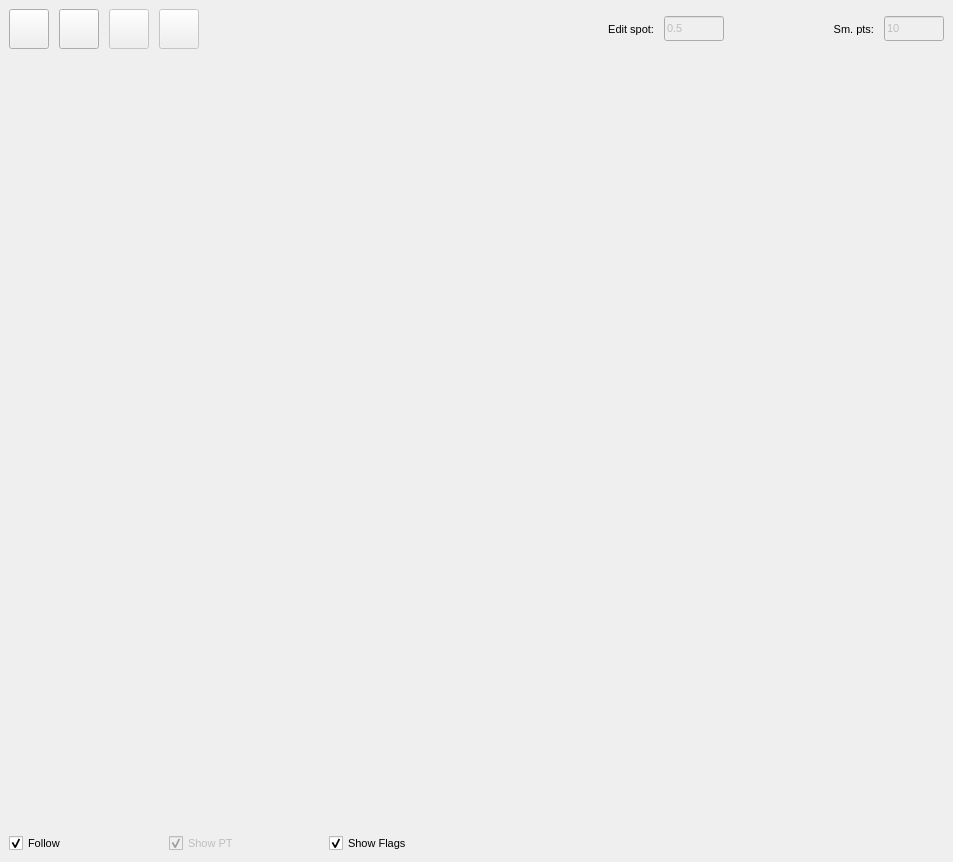
<?xml version="1.0" encoding="UTF-8"?>
<ui version="4.0">
 <class>PVIEW</class>
 <widget class="QMainWindow" name="PVIEW">
  <property name="geometry">
   <rect>
    <x>0</x>
    <y>0</y>
    <width>953</width>
    <height>862</height>
   </rect>
  </property>
  <property name="font">
   <font>
    <pointsize>10</pointsize>
   </font>
  </property>
  <property name="windowTitle">
   <string>PVIEW</string>
  </property>
  <widget class="QWidget" name="centralwidget">
   <layout class="QVBoxLayout" name="verticalLayout">
    <item>
     <layout class="QHBoxLayout" name="Layout0">
      <property name="spacing">
       <number>10</number>
      </property>
      <property name="sizeConstraint">
       <enum>QLayout::SetMinimumSize</enum>
      </property>
      <property name="leftMargin">
       <number>0</number>
      </property>
      <property name="topMargin">
       <number>0</number>
      </property>
      <property name="rightMargin">
       <number>0</number>
      </property>
      <property name="bottomMargin">
       <number>0</number>
      </property>
      <item>
       <widget class="QPushButton" name="b_POI">
        <property name="minimumSize">
         <size>
          <width>40</width>
          <height>40</height>
         </size>
        </property>
        <property name="maximumSize">
         <size>
          <width>40</width>
          <height>40</height>
         </size>
        </property>
        <property name="text">
         <string/>
        </property>
       </widget>
      </item>
      <item>
       <widget class="QPushButton" name="b_Interpolate">
        <property name="sizePolicy">
         <sizepolicy hsizetype="Minimum" vsizetype="Fixed">
          <horstretch>0</horstretch>
          <verstretch>0</verstretch>
         </sizepolicy>
        </property>
        <property name="minimumSize">
         <size>
          <width>40</width>
          <height>40</height>
         </size>
        </property>
        <property name="maximumSize">
         <size>
          <width>40</width>
          <height>40</height>
         </size>
        </property>
        <property name="toolTip">
         <string/>
        </property>
        <property name="toolTipDuration">
         <number>-1</number>
        </property>
        <property name="statusTip">
         <string>Interpolate TOP 3D</string>
        </property>
        <property name="whatsThis">
         <string extracomment="3D"/>
        </property>
        <property name="text">
         <string/>
        </property>
        <property name="flat">
         <bool>false</bool>
        </property>
       </widget>
      </item>
      <item>
       <widget class="QPushButton" name="b_smoothPT_p">
        <property name="enabled">
         <bool>false</bool>
        </property>
        <property name="sizePolicy">
         <sizepolicy hsizetype="Minimum" vsizetype="Fixed">
          <horstretch>0</horstretch>
          <verstretch>0</verstretch>
         </sizepolicy>
        </property>
        <property name="minimumSize">
         <size>
          <width>40</width>
          <height>40</height>
         </size>
        </property>
        <property name="maximumSize">
         <size>
          <width>40</width>
          <height>40</height>
         </size>
        </property>
        <property name="text">
         <string/>
        </property>
        <property name="flat">
         <bool>false</bool>
        </property>
       </widget>
      </item>
      <item>
       <widget class="QPushButton" name="b_snap_h">
        <property name="enabled">
         <bool>false</bool>
        </property>
        <property name="minimumSize">
         <size>
          <width>40</width>
          <height>40</height>
         </size>
        </property>
        <property name="maximumSize">
         <size>
          <width>40</width>
          <height>40</height>
         </size>
        </property>
        <property name="text">
         <string/>
        </property>
       </widget>
      </item>
      <item>
       <spacer name="horizontalSpacer">
        <property name="orientation">
         <enum>Qt::Horizontal</enum>
        </property>
        <property name="sizeHint" stdset="0">
         <size>
          <width>40</width>
          <height>20</height>
         </size>
        </property>
       </spacer>
      </item>
      <item>
       <widget class="QLabel" name="l1">
        <property name="minimumSize">
         <size>
          <width>140</width>
          <height>20</height>
         </size>
        </property>
        <property name="maximumSize">
         <size>
          <width>140</width>
          <height>20</height>
         </size>
        </property>
        <property name="font">
         <font>
          <pointsize>8</pointsize>
         </font>
        </property>
        <property name="text">
         <string>Edit spot:</string>
        </property>
        <property name="alignment">
         <set>Qt::AlignRight|Qt::AlignTrailing|Qt::AlignVCenter</set>
        </property>
       </widget>
      </item>
      <item>
       <widget class="QLineEdit" name="t_EdSpot">
        <property name="enabled">
         <bool>false</bool>
        </property>
        <property name="minimumSize">
         <size>
          <width>60</width>
          <height>25</height>
         </size>
        </property>
        <property name="maximumSize">
         <size>
          <width>60</width>
          <height>25</height>
         </size>
        </property>
        <property name="font">
         <font>
          <pointsize>8</pointsize>
         </font>
        </property>
        <property name="text">
         <string>0.5</string>
        </property>
       </widget>
      </item>
      <item>
       <widget class="QLabel" name="l0">
        <property name="minimumSize">
         <size>
          <width>140</width>
          <height>20</height>
         </size>
        </property>
        <property name="maximumSize">
         <size>
          <width>140</width>
          <height>20</height>
         </size>
        </property>
        <property name="font">
         <font>
          <pointsize>8</pointsize>
         </font>
        </property>
        <property name="text">
         <string>Sm. pts:</string>
        </property>
        <property name="alignment">
         <set>Qt::AlignRight|Qt::AlignTrailing|Qt::AlignVCenter</set>
        </property>
       </widget>
      </item>
      <item>
       <widget class="QLineEdit" name="t_smW">
        <property name="enabled">
         <bool>false</bool>
        </property>
        <property name="minimumSize">
         <size>
          <width>60</width>
          <height>25</height>
         </size>
        </property>
        <property name="maximumSize">
         <size>
          <width>60</width>
          <height>25</height>
         </size>
        </property>
        <property name="font">
         <font>
          <pointsize>8</pointsize>
         </font>
        </property>
        <property name="text">
         <string>10</string>
        </property>
       </widget>
      </item>
     </layout>
    </item>
    <item>
     <layout class="QGridLayout" name="Layout2">
      <property name="sizeConstraint">
       <enum>QLayout::SetMaximumSize</enum>
      </property>
      <item row="0" column="0">
       <widget class="ImageView" name="pview" native="true"/>
      </item>
     </layout>
    </item>
    <item>
     <layout class="QHBoxLayout" name="Layout3">
      <property name="spacing">
       <number>10</number>
      </property>
      <property name="sizeConstraint">
       <enum>QLayout::SetMinimumSize</enum>
      </property>
      <property name="leftMargin">
       <number>0</number>
      </property>
      <property name="topMargin">
       <number>0</number>
      </property>
      <property name="rightMargin">
       <number>0</number>
      </property>
      <property name="bottomMargin">
       <number>0</number>
      </property>
      <item>
       <widget class="QCheckBox" name="ch_Center">
        <property name="minimumSize">
         <size>
          <width>150</width>
          <height>20</height>
         </size>
        </property>
        <property name="maximumSize">
         <size>
          <width>150</width>
          <height>20</height>
         </size>
        </property>
        <property name="font">
         <font>
          <pointsize>8</pointsize>
         </font>
        </property>
        <property name="text">
         <string>Follow</string>
        </property>
        <property name="checked">
         <bool>true</bool>
        </property>
       </widget>
      </item>
      <item>
       <widget class="QCheckBox" name="ch_ShowPT">
        <property name="enabled">
         <bool>false</bool>
        </property>
        <property name="minimumSize">
         <size>
          <width>150</width>
          <height>20</height>
         </size>
        </property>
        <property name="maximumSize">
         <size>
          <width>150</width>
          <height>20</height>
         </size>
        </property>
        <property name="font">
         <font>
          <pointsize>8</pointsize>
         </font>
        </property>
        <property name="text">
         <string>Show PT</string>
        </property>
        <property name="checked">
         <bool>true</bool>
        </property>
       </widget>
      </item>
      <item>
       <widget class="QCheckBox" name="ch_ShowFlagL">
        <property name="minimumSize">
         <size>
          <width>150</width>
          <height>20</height>
         </size>
        </property>
        <property name="maximumSize">
         <size>
          <width>150</width>
          <height>20</height>
         </size>
        </property>
        <property name="font">
         <font>
          <pointsize>8</pointsize>
         </font>
        </property>
        <property name="text">
         <string>Show Flags</string>
        </property>
        <property name="checked">
         <bool>true</bool>
        </property>
       </widget>
      </item>
      <item>
       <spacer name="horizontalSpacer_3">
        <property name="orientation">
         <enum>Qt::Horizontal</enum>
        </property>
        <property name="sizeHint" stdset="0">
         <size>
          <width>40</width>
          <height>20</height>
         </size>
        </property>
       </spacer>
      </item>
     </layout>
    </item>
   </layout>
  </widget>
 </widget>
 <customwidgets>
  <customwidget>
   <class>ImageView</class>
   <extends>QWidget</extends>
   <header location="global">pyqtgraph</header>
   <container>1</container>
  </customwidget>
 </customwidgets>
 <resources/>
 <connections/>
</ui>
